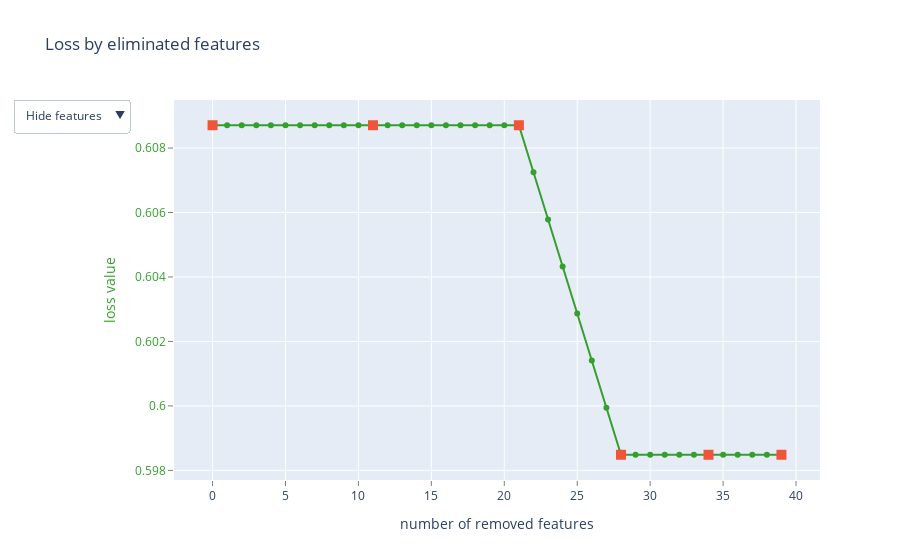

Source (notebook cell):
### Code cell
%%time

# выполняем отбор признаков
shap_summary = catboost_select_features(
    algorithm=EFeaturesSelectionAlgorithm.RecursiveByShapValues, 
    steps=5
)

### Figure 1 — Plotly figure (JSON) as saved in the notebook; plotly's stock layout.template omitted (floating-point values rounded to 4 significant figures)
{"data": [{"line": {"color": "rgb(51,160,44)"}, "mode": "lines+markers", "name": "", "text": ["", "gate_id", "hour", "gate_id_lag_1", "day_of_month", "is_weekend", "time_of_day", "is_month_start", "total_seconds", "cnt_repeat_gate_btw_5_10s", "gate_id_1", "gate_id_2", "gate_id_lag_3", "gate_id_3", "gate_id_lag_4", "gate_id_4", "gate_id_lag_5", "gate_id_5", "repeat_gate_lt_5s", "repeat_gate_btw_5_10s", "repeat_gate_btw_10_15s", "repeat_gate_btw_15_90s", "repeat_gate_ge_90s", "route", "cnt_repeat_gate_btw_10_15s", "sec_btw_3", "daily_gate_pass_count", "sec_btw_lag_4", "cumtime_per_day", "sec_btw_5", "sec_btw_lag_1", "sec_btw_lag_3", "sec_btw_lag_2", "sec_btw_1", "sec_btw_2", "cnt_repeat_gate_btw_15_90s", "cumtime_at_route_per_day", "sec_btw_lag_5", "sec_btw_4", "total_minutes"], "type": "scatter", "x": [0, 1, 2, 3, 4, 5, 6, 7, 8, 9, 10, 11, 12, 13, 14, 15, 16, 17, 18, 19, 20, 21, 22, 23, 24, 25, 26, 27, 28, 29, 30, 31, 32, 33, 34, 35, 36, 37, 38, 39], "y": [0.6087, 0.6087, 0.6087, 0.6087, 0.6087, 0.6087, 0.6087, 0.6087, 0.6087, 0.6087, 0.6087, 0.6087, 0.6087, 0.6087, 0.6087, 0.6087, 0.6087, 0.6087, 0.6087, 0.6087, 0.6087, 0.6087, 0.6072, 0.6058, 0.6043, 0.6029, 0.6014, 0.5999, 0.5985, 0.5985, 0.5985, 0.5985, 0.5985, 0.5985, 0.5985, 0.5985, 0.5985, 0.5985, 0.5985, 0.5985]}, {"marker": {"size": 10, "symbol": "square"}, "mode": "markers", "name": "", "text": ["", "gate_id_2", "repeat_gate_btw_15_90s", "cumtime_per_day", "sec_btw_2", "total_minutes"], "type": "scatter", "x": [0, 11, 21, 28, 34, 39], "y": [0.6087, 0.6087, 0.6087, 0.5985, 0.5985, 0.5985]}, {"mode": "text", "name": "", "text": ["", "0", "1", "2", "3", "5", "6", "7", "57", "59", "11", "13", "14", "15", "16", "17", "18", "19", "20", "21", "22", "23", "24", "25", "30", "32", "33", "34", "36", "37", "39", "40", "42", "43", "44", "45", "47", "49", "51", "52"], "textfont": {"color": "rgb(51,160,44)", "family": "sans serif", "size": 18}, "textposition": "bottom center", "type": "scatter", "visible": false, "x": [0, 1, 2, 3, 4, 5, 6, 7, 8, 9, 10, 11, 12, 13, 14, 15, 16, 17, 18, 19, 20, 21, 22, 23, 24, 25, 26, 27, 28, 29, 30, 31, 32, 33, 34, 35, 36, 37, 38, 39], "y": [0.6087, 0.6087, 0.6087, 0.6087, 0.6087, 0.6087, 0.6087, 0.6087, 0.6087, 0.6087, 0.6087, 0.6087, 0.6087, 0.6087, 0.6087, 0.6087, 0.6087, 0.6087, 0.6087, 0.6087, 0.6087, 0.6087, 0.6072, 0.6058, 0.6043, 0.6029, 0.6014, 0.5999, 0.5985, 0.5985, 0.5985, 0.5985, 0.5985, 0.5985, 0.5985, 0.5985, 0.5985, 0.5985, 0.5985, 0.5985]}, {"mode": "text", "name": "", "text": ["", "gate_id", "hour", "gate_id_lag_1", "day_of_month", "is_weekend", "time_of_day", "is_month_start", "total_seconds", "cnt_repeat_gate_btw_5_10s", "gate_id_1", "gate_id_2", "gate_id_lag_3", "gate_id_3", "gate_id_lag_4", "gate_id_4", "gate_id_lag_5", "gate_id_5", "repeat_gate_lt_5s", "repeat_gate_btw_5_10s", "repeat_gate_btw_10_15s", "repeat_gate_btw_15_90s", "repeat_gate_ge_90s", "route", "cnt_repeat_gate_btw_10_15s", "sec_btw_3", "daily_gate_pass_count", "sec_btw_lag_4", "cumtime_per_day", "sec_btw_5", "sec_btw_lag_1", "sec_btw_lag_3", "sec_btw_lag_2", "sec_btw_1", "sec_btw_2", "cnt_repeat_gate_btw_15_90s", "cumtime_at_route_per_day", "sec_btw_lag_5", "sec_btw_4", "total_minutes"], "textfont": {"color": "rgb(51,160,44)", "family": "sans serif", "size": 18}, "textposition": "bottom center", "type": "scatter", "visible": false, "x": [0, 1, 2, 3, 4, 5, 6, 7, 8, 9, 10, 11, 12, 13, 14, 15, 16, 17, 18, 19, 20, 21, 22, 23, 24, 25, 26, 27, 28, 29, 30, 31, 32, 33, 34, 35, 36, 37, 38, 39], "y": [0.6087, 0.6087, 0.6087, 0.6087, 0.6087, 0.6087, 0.6087, 0.6087, 0.6087, 0.6087, 0.6087, 0.6087, 0.6087, 0.6087, 0.6087, 0.6087, 0.6087, 0.6087, 0.6087, 0.6087, 0.6087, 0.6087, 0.6072, 0.6058, 0.6043, 0.6029, 0.6014, 0.5999, 0.5985, 0.5985, 0.5985, 0.5985, 0.5985, 0.5985, 0.5985, 0.5985, 0.5985, 0.5985, 0.5985, 0.5985]}], "layout": {"showlegend": false, "title": {"text": "Loss by eliminated features"}, "updatemenus": [{"active": 0, "buttons": [{"args": [{"visible": [true, true, false, false]}], "label": "Hide features", "method": "update"}, {"args": [{"visible": [true, true, true, false]}], "label": "Show indices", "method": "update"}, {"args": [{"visible": [true, true, false, true]}], "label": "Show names", "method": "update"}], "pad": {"r": 10, "t": 10}, "showactive": true, "x": -0.25, "xanchor": "left", "y": 1.03, "yanchor": "top"}], "xaxis": {"gridcolor": "rgb(255,255,255)", "showgrid": true, "showline": false, "showticklabels": true, "tickcolor": "rgb(127,127,127)", "ticks": "outside", "title": {"text": "number of removed features"}, "zeroline": false}, "yaxis": {"gridcolor": "rgb(255,255,255)", "showgrid": true, "showline": false, "showticklabels": true, "tickcolor": "rgb(127,127,127)", "tickfont": {"color": "rgb(51,160,44)"}, "ticks": "outside", "title": {"font": {"color": "rgb(51,160,44)"}, "text": "loss value"}, "zeroline": false}}}
